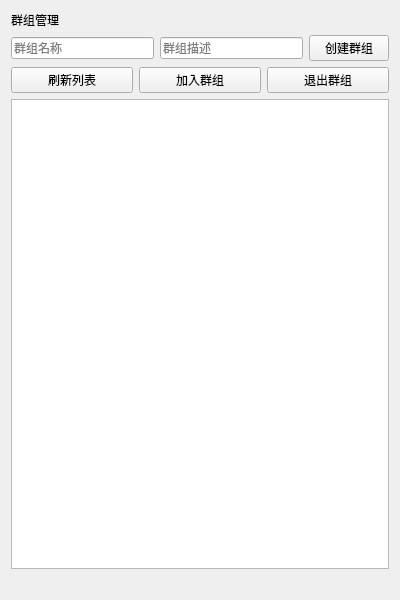
<?xml version="1.0" encoding="UTF-8"?>
<ui version="4.0">
 <class>GroupManager</class>
 <widget class="QWidget" name="GroupManager">
  <property name="geometry">
   <rect>
    <x>0</x>
    <y>0</y>
    <width>400</width>
    <height>600</height>
   </rect>
  </property>
  <property name="windowTitle">
   <string>群组管理</string>
  </property>
  <layout class="QVBoxLayout" name="verticalLayout">
   <item>
    <widget class="QLabel" name="titleLabel">
     <property name="text">
      <string>群组管理</string>
     </property>
    </widget>
   </item>
   <item>
    <layout class="QHBoxLayout" name="createLayout">
     <item>
      <widget class="QLineEdit" name="groupNameEdit">
       <property name="placeholderText">
        <string>群组名称</string>
       </property>
      </widget>
     </item>
     <item>
      <widget class="QLineEdit" name="groupDescEdit">
       <property name="placeholderText">
        <string>群组描述</string>
       </property>
      </widget>
     </item>
     <item>
      <widget class="QPushButton" name="createButton">
       <property name="text">
        <string>创建群组</string>
       </property>
      </widget>
     </item>
    </layout>
   </item>
   <item>
    <layout class="QHBoxLayout" name="actionLayout">
     <item>
      <widget class="QPushButton" name="refreshButton">
       <property name="text">
        <string>刷新列表</string>
       </property>
      </widget>
     </item>
     <item>
      <widget class="QPushButton" name="joinButton">
       <property name="text">
        <string>加入群组</string>
       </property>
      </widget>
     </item>
     <item>
      <widget class="QPushButton" name="leaveButton">
       <property name="text">
        <string>退出群组</string>
       </property>
      </widget>
     </item>
    </layout>
   </item>
   <item>
    <widget class="QListWidget" name="groupListWidget"/>
   </item>
   <item>
    <widget class="QLabel" name="statusLabel">
     <property name="text">
      <string></string>
     </property>
    </widget>
   </item>
  </layout>
 </widget>
 <resources/>
 <connections/>
</ui>
